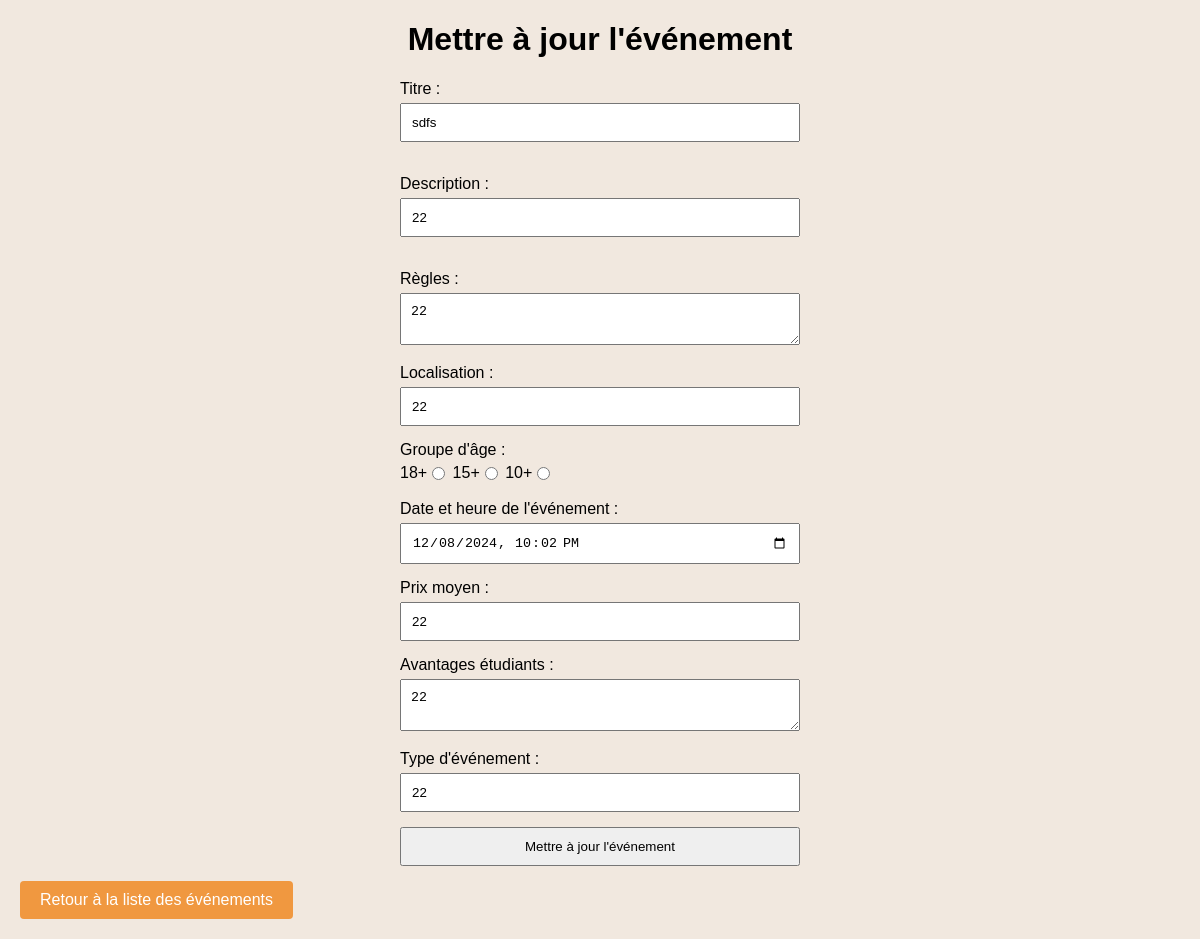
Screenshot of /update/1 with the database file from the repository.
### app/models/event.py (models this page shows, shortened)
class Event(db.Model):
    event_id = db.Column(db.Integer, primary_key=True)
    date_event = db.Column(db.DateTime, nullable=False)
    localisation = db.Column(db.String(255), nullable=False)
    age_requirement = db.Column(db.String(50), nullable=False)
    title = db.Column(db.String(255), nullable=False)
    description = db.Column(db.Text, nullable=False)
    rules = db.Column(db.Text, nullable=True)
    average_price = db.Column(db.String(50), nullable=True)
    student_advantages = db.Column(db.Text, nullable=True)
    event_type = db.Column(db.String(100), nullable=False)
    created_at = db.Column(
        db.DateTime, default=func.now()
    )  # Timestamp for when the event is created
    updated_at = db.Column(
        db.DateTime, default=func.now(), onupdate=func.now()
    )  # Timestamp for when the event is updated

### app/views.py (the view, shortened to what this page needs)
@register_views.route("/update/<int:event_id>", methods=["GET", "POST"])
def update_event(event_id):
    event = Event.query.get_or_404(event_id)
    old_title = event.title
    old_description = event.description
    return render_template("update.html", event=event)

### app/templates/update.html (shortened to what this page needs)
<!doctype html>
<html lang="en">
  <head>
        <link
      rel="stylesheet"
      href="{{ url_for('static', filename='add_event.css') }}"
    />
  </head>
  <body>
    <h1>Mettre à jour l'événement</h1>
      <form action="{{ url_for('views.update_event', event_id=event.event_id) }}" method="POST">
      <label for="titre">Titre :</label>
      <input type="text" id="titre" name="titre" value="{{ event.title }}" required /><br /><br />
      <label for="description">Description :</label>
      <input type="text" id="description" name="description" value="{{ event.description }}" required /><br /><br />
      <label for="rules">Règles :</label>
      <textarea id="rules" name="rules">{{ event.rules }}</textarea><br />
      <label for="localisation">Localisation :</label>
      <input type="text" id="localisation" name="localisation" value="{{ event.localisation }}" required /><br />
      <label for="participation">Groupe d'âge :</label><br />
      <label for="age18">18+
      <input type="radio" id="age18" name="participation" value="18+"
        {% if event.age_requirement == "18+" %}checked{% endif %} required />
      </label>
 <label for="age15">15+
      <input type="radio" id="age15" name="participation" value="15+"
        {% if event.age_requirement == "15+" %}checked{% endif %} required />
     </label>
<label for="age10">10+
      <input type="radio" id="age10" name="participation" value="10+"
        {% if event.age_requirement == "10+" %}checked{% endif %} required />
</label>
      <label for="date_event">Date et heure de l'événement :</label>
      <input type="datetime-local" id="date_event" name="date_event"
        value="{{ event.date_event.strftime('%Y-%m-%dT%H:%M') }}" required /><br />
      <label for="average_price">Prix moyen :</label>
      <input type="text" id="average_price" name="average_price" value="{{ event.average_price }}" /><br />
      <label for="student_advantages">Avantages étudiants :</label>
      <textarea id="student_advantages" name="student_advantages">{{ event.student_advantages }}</textarea><br />
      <label for="event_type">Type d'événement :</label>
      <input type="text" id="event_type" name="event_type" value="{{ event.event_type }}" required /><br />
      <input type="submit" value="Mettre à jour l'événement" />
    </form>
    <a href="{{ url_for('views.event_calendar') }}">Retour à la liste des événements</a>
  </body>
</html>

### app/static/add_event.css (style rules this page uses)
body { font-family: Arial, sans-serif; margin: 20px; background-color: rgb(241, 232, 223); }
h1 { text-align: center; }
form { max-width: 400px; margin: 0 auto; }
label { display: block; margin-bottom: 5px; }
input, textarea, select { padding: 10px; margin-bottom: 15px; width: 100%; box-sizing: border-box; }
a { text-decoration: none; color:rgb(240, 152, 64); }
a { display: inline-block; padding: 10px 20px; background-color: rgb(240, 152, 64); color: white; text-decoration: none; border-radius: 4px; cursor: pointer; }

### app/templates/update.html (style rules this page uses)
label { display: inline-flex; }

### rows the page displays
Event: titre "sdfs", description "22", rules "22", localisation "22", age_requirement "☐ 18+", age_requirement "☐ 15+", age_requirement "☐ 10+", date_event "12/08/2024 22:02", average_price "22", student_advantages "22", event_type "22"
